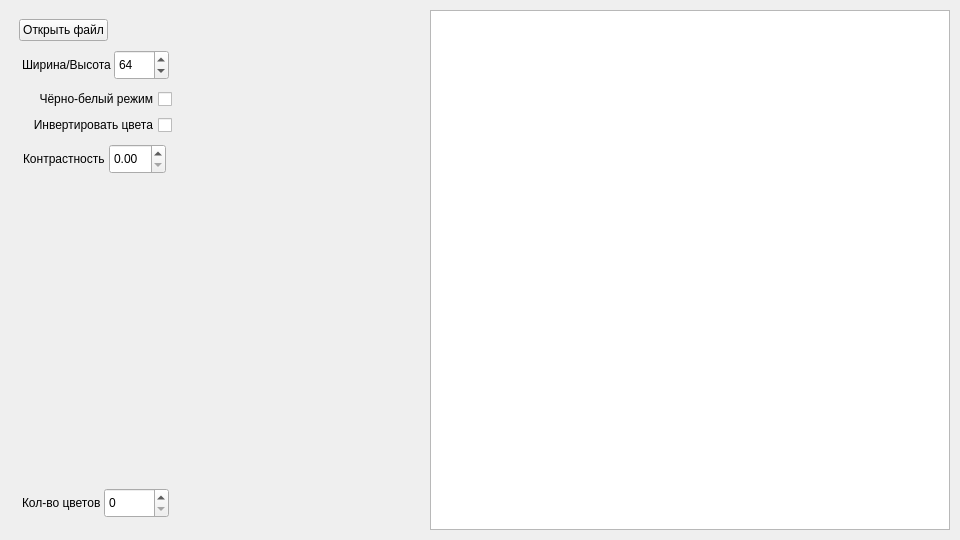
<?xml version="1.0" encoding="UTF-8"?>
<ui version="4.0">
 <class>MainWindow</class>
 <widget class="QMainWindow" name="MainWindow">
  <property name="geometry">
   <rect>
    <x>0</x>
    <y>0</y>
    <width>960</width>
    <height>540</height>
   </rect>
  </property>
  <property name="windowTitle">
   <string>MainWindow</string>
  </property>
  <property name="documentMode">
   <bool>false</bool>
  </property>
  <widget class="QWidget" name="centralwidget">
   <property name="sizePolicy">
    <sizepolicy hsizetype="Preferred" vsizetype="Preferred">
     <horstretch>0</horstretch>
     <verstretch>0</verstretch>
    </sizepolicy>
   </property>
   <layout class="QGridLayout" name="gridLayout">
    <property name="leftMargin">
     <number>10</number>
    </property>
    <property name="topMargin">
     <number>10</number>
    </property>
    <property name="rightMargin">
     <number>10</number>
    </property>
    <property name="bottomMargin">
     <number>10</number>
    </property>
    <property name="spacing">
     <number>10</number>
    </property>
    <item row="0" column="0">
     <widget class="QWidget" name="SettingsWidjet" native="true">
      <property name="sizePolicy">
       <sizepolicy hsizetype="Minimum" vsizetype="Minimum">
        <horstretch>0</horstretch>
        <verstretch>0</verstretch>
       </sizepolicy>
      </property>
      <property name="layoutDirection">
       <enum>Qt::LeftToRight</enum>
      </property>
      <layout class="QVBoxLayout" name="verticalLayout_2">
       <item>
        <widget class="QPushButton" name="OpenFileButton">
         <property name="sizePolicy">
          <sizepolicy hsizetype="Fixed" vsizetype="Fixed">
           <horstretch>0</horstretch>
           <verstretch>0</verstretch>
          </sizepolicy>
         </property>
         <property name="text">
          <string>Открыть файл</string>
         </property>
        </widget>
       </item>
       <item>
        <layout class="QHBoxLayout" name="horizontalLayout_3" stretch="0,0">
         <property name="spacing">
          <number>3</number>
         </property>
         <property name="leftMargin">
          <number>3</number>
         </property>
         <property name="topMargin">
          <number>3</number>
         </property>
         <property name="rightMargin">
          <number>3</number>
         </property>
         <property name="bottomMargin">
          <number>3</number>
         </property>
         <item>
          <widget class="QLabel" name="label_3">
           <property name="text">
            <string>Ширина/Высота</string>
           </property>
          </widget>
         </item>
         <item>
          <widget class="QSpinBox" name="WidthAndHeightSpinBox">
           <property name="minimumSize">
            <size>
             <width>55</width>
             <height>30</height>
            </size>
           </property>
           <property name="singleStep">
            <number>2</number>
           </property>
           <property name="value">
            <number>64</number>
           </property>
          </widget>
         </item>
        </layout>
       </item>
       <item>
        <widget class="QCheckBox" name="BlackWhiteModeButton">
         <property name="sizePolicy">
          <sizepolicy hsizetype="Fixed" vsizetype="Fixed">
           <horstretch>0</horstretch>
           <verstretch>0</verstretch>
          </sizepolicy>
         </property>
         <property name="layoutDirection">
          <enum>Qt::RightToLeft</enum>
         </property>
         <property name="text">
          <string>Чёрно-белый режим</string>
         </property>
        </widget>
       </item>
       <item>
        <widget class="QCheckBox" name="InvertedColorButton">
         <property name="layoutDirection">
          <enum>Qt::RightToLeft</enum>
         </property>
         <property name="text">
          <string>Инвертировать цвета</string>
         </property>
        </widget>
       </item>
       <item>
        <layout class="QHBoxLayout" name="horizontalLayout">
         <property name="spacing">
          <number>3</number>
         </property>
         <property name="leftMargin">
          <number>3</number>
         </property>
         <property name="topMargin">
          <number>3</number>
         </property>
         <property name="rightMargin">
          <number>3</number>
         </property>
         <property name="bottomMargin">
          <number>3</number>
         </property>
         <item>
          <widget class="QLabel" name="label">
           <property name="sizePolicy">
            <sizepolicy hsizetype="Fixed" vsizetype="Fixed">
             <horstretch>0</horstretch>
             <verstretch>0</verstretch>
            </sizepolicy>
           </property>
           <property name="text">
            <string>Контрастность</string>
           </property>
          </widget>
         </item>
         <item>
          <widget class="QDoubleSpinBox" name="ContrastValueSpinBox">
           <property name="sizePolicy">
            <sizepolicy hsizetype="Fixed" vsizetype="Fixed">
             <horstretch>0</horstretch>
             <verstretch>0</verstretch>
            </sizepolicy>
           </property>
           <property name="minimumSize">
            <size>
             <width>55</width>
             <height>30</height>
            </size>
           </property>
           <property name="singleStep">
            <double>0.500000000000000</double>
           </property>
          </widget>
         </item>
        </layout>
       </item>
       <item>
        <spacer name="verticalSpacer">
         <property name="orientation">
          <enum>Qt::Vertical</enum>
         </property>
         <property name="sizeHint" stdset="0">
          <size>
           <width>20</width>
           <height>40</height>
          </size>
         </property>
        </spacer>
       </item>
       <item>
        <layout class="QHBoxLayout" name="horizontalLayout_2">
         <property name="spacing">
          <number>3</number>
         </property>
         <property name="leftMargin">
          <number>3</number>
         </property>
         <property name="topMargin">
          <number>3</number>
         </property>
         <property name="rightMargin">
          <number>3</number>
         </property>
         <property name="bottomMargin">
          <number>3</number>
         </property>
         <item>
          <widget class="QLabel" name="label_2">
           <property name="minimumSize">
            <size>
             <width>0</width>
             <height>0</height>
            </size>
           </property>
           <property name="text">
            <string>Кол-во цветов</string>
           </property>
          </widget>
         </item>
         <item>
          <widget class="QSpinBox" name="ColorCountSpinBox">
           <property name="minimumSize">
            <size>
             <width>55</width>
             <height>30</height>
            </size>
           </property>
          </widget>
         </item>
        </layout>
       </item>
      </layout>
     </widget>
    </item>
    <item row="0" column="3">
     <widget class="QGraphicsView" name="ImageView">
      <property name="sizePolicy">
       <sizepolicy hsizetype="Fixed" vsizetype="Fixed">
        <horstretch>0</horstretch>
        <verstretch>0</verstretch>
       </sizepolicy>
      </property>
      <property name="minimumSize">
       <size>
        <width>520</width>
        <height>520</height>
       </size>
      </property>
      <property name="autoFillBackground">
       <bool>false</bool>
      </property>
     </widget>
    </item>
    <item row="0" column="2">
     <spacer name="horizontalSpacer">
      <property name="orientation">
       <enum>Qt::Horizontal</enum>
      </property>
      <property name="sizeHint" stdset="0">
       <size>
        <width>40</width>
        <height>20</height>
       </size>
      </property>
     </spacer>
    </item>
   </layout>
  </widget>
 </widget>
 <resources/>
 <connections/>
</ui>
